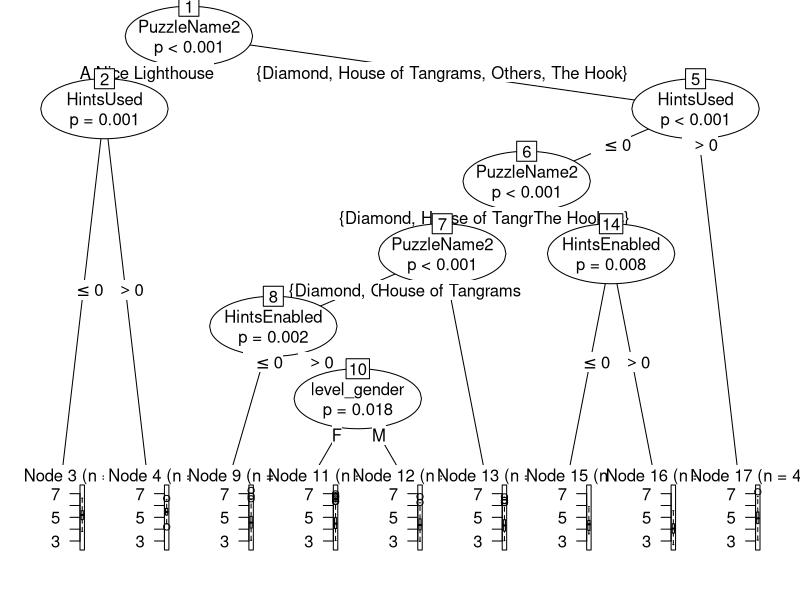

Recreate this plot in R.
## ---- chunk 1
knitr::opts_chunk$set(echo = TRUE)
## ---- chunk 2
library(readr)
gen_tangram <- read_csv("gentangram.csv")
puzzlename <- c("A Nice Lighthouse", "Diamond", "House of Tangrams", "The Hook")
gen_tangram$PuzzleName2 <- ifelse(gen_tangram$PuzzleName %in% puzzlename, gen_tangram$PuzzleName, "Others")
gen_tangram$PuzzleName2 <- as.factor(gen_tangram$PuzzleName2)
gen_tangram$TimeUsed_log <- log(gen_tangram$TimeUsed)
gen_tangram$level_gender <- as.factor(gen_tangram$level_gender)
## ---- chunk 3
library(party)
fit <- ctree(TimeUsed_log ~ level_gender + PuzzleName2 + HintsUsed + HintsEnabled, 
   data=na.omit(gen_tangram))
plot(fit)
